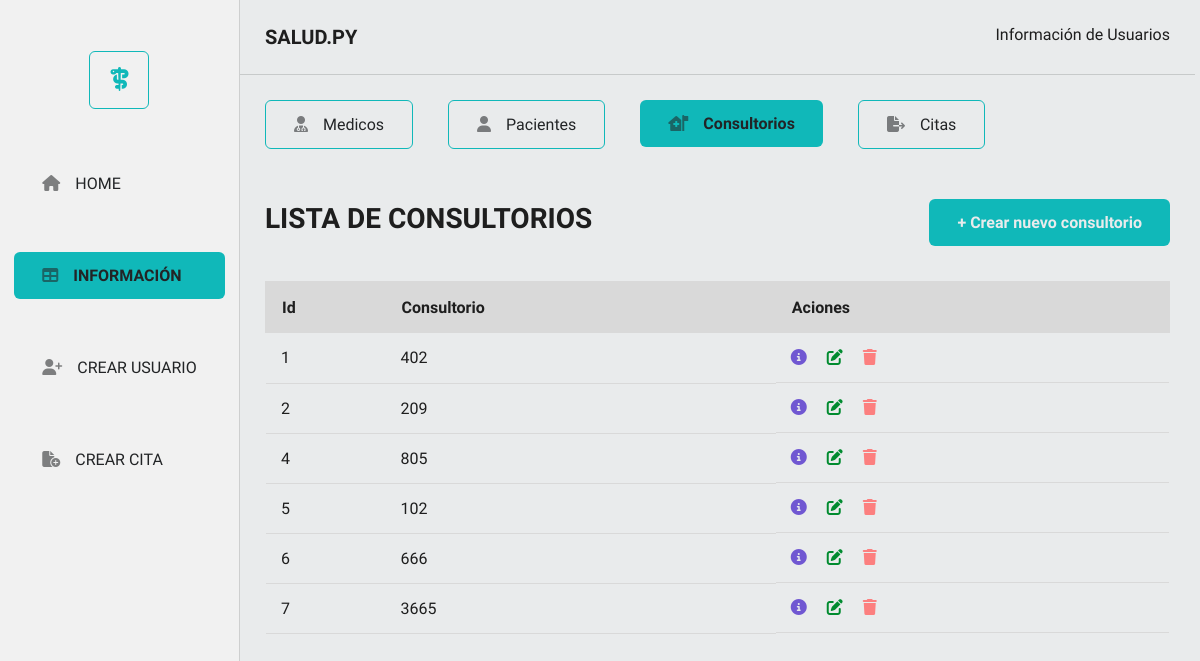
Screenshot of /consultorios with the database file from the repository.
### app/models.py (models this page shows)
class Consultorio(db.Model):
    __tablename__ = 'consultorios'
    id= db.Column(db.Integer, primary_key = True)
    numero = db.Column(db.Integer)
    citas = db.relationship("Cita" , backref = "consultorio" )

### app/routes.py (the view)
@app.route('/consultorios')
def get_all_consultorios():
    consultorios = Consultorio.query.all()
    return render_template('consultorios/consultorios.html', consultorios = consultorios )

### app/templates/consultorios/consultorios.html (shortened to what this page needs)
<!DOCTYPE html>
<html lang="en">
  <head>
    <link rel="stylesheet" href="{{ url_for('static', filename='styles.css' )}}">
    <link rel="stylesheet" href="{{ url_for('static', filename='navs/menuLeft.css')}}">
    <link rel="stylesheet" href="{{ url_for('static', filename = 'info/infoUser.css')}}">
    <link rel="stylesheet" href="{{ url_for('static', filename = 'modals/messages.css') }}">
  </head>
  <body>
    <section class="sectionHomeTable">
      <section class="navLeft">
        <div class="logoNav"><span><i class="fa-solid fa-staff-snake"></i></span></div>
        <div class="navMenuLeft">
          <ul>
            <li><a class="botonLineNone" href="http://127.0.0.1:5000/"><span><i class="fa-solid fa-house"></i></span>HOME</a></li>
            <li><a class="botonPrimary" href="http://127.0.0.1:5000/medicos"><span><i class="fa-solid fa-table"></i></span>INFORMACIÓN</a></li>
            <li><a class="botonLineNone" href="http://127.0.0.1:5000/medicos/create"><span><i class="fa-solid fa-user-plus"></i></span>CREAR USUARIO</a></li>
            <li><a class="botonLineNone" href="http://127.0.0.1:5000/citas/create"><span><i class="fa-solid fa-file-circle-plus"></i></span>CREAR CITA</a></li>
          </ul>
        </div>
      </section>
      <section class="contenidoRight">
        <nav>
          <div class="headerRight">
            <h3>SALUD.PY</h3>
            <p>Información de Usuarios</p>
          </div>
          <div class="navInfoRight">
            <ul>
              <li><a class="botonLine" href="http://127.0.0.1:5000/medicos"><span><i class="fa-solid fa-user-doctor"></i></span>Medicos</a> </li>
              <li><a class="botonLine" href="http://127.0.0.1:5000/pacientes"><span><i class="fa-solid fa-user"></i></span> Pacientes </a></li>
              <li><a class="botonPrimary" href="http://127.0.0.1:5000/consultorios"><span><i class="fa-solid fa-house-medical-flag"></i></span>Consultorios </a></li>
              <li><a class="botonLine" href="http://127.0.0.1:5000/citas"><span><i class="fa-solid fa-file-export"></i></span>Citas</a></li>
            </ul>
          </div>
        </nav>
        <section class="containerRight">
          <div class="navHeaderTable">
            <h3 class="titleTable">LISTA DE CONSULTORIOS</h3>
            <a class="botonPrimary" href="http://127.0.0.1:5000/consultorios/create">+ Crear nuevo consultorio</a>
          </div>
          <article>
            <table class="table">
              <thead class="tableTitle">
                <tr>
                  <th>Id</th>
                  <th>Consultorio</th>
                  <th>Aciones</th>
                </tr>
              </thead>
              <tbody>
                {% for consultorio in consultorios %}
                <tr>
                  <td>{{ consultorio.id}}</td>
                  <td>{{ consultorio.numero }}</td>
                  <td class="accionIcon">
                    <a class="iconInfo" href="/consultorios/{{ consultorio.id }}"><i class="fa-solid fa-circle-info"></i></a>
                    <a class="iconUpdate" href="/consultorios/update/{{ consultorio.id}}"><i class="fa-solid fa-pen-to-square"></i></a>
                    <a class="iconDelete" href="/consultorios/delete/{{ consultorio.id }}"><i class="fa-solid fa-trash"></i></a>
                  </td>
                </tr>
                {% endfor %}
              </tbody>
            </table>
          </article>
        </section>
      </section>
    </section>
  </body>
</html>

### app/static/styles.css (style rules this page uses)
:root { --font-family-style : "Sarabun", sans-serif; --color-primary: #E9EBEC; --color-secundary: #10B8B9; --color-font : #1E1E1E; --color-font-text: #222426; --color-bg-secondary: #f1f1f1; --color-extra-bg: #D9D9D9; --color-extra-rgba: rgba(34, 36, 38, 0.17); --color-icon-rgba:rgba(34, 36, 38, 0.56); --color-delete: #FC7F7F; --color-upgrade:#008B2F; --color-details:#7057D2; --linea-color: 1px solid var(--color-extra-rgba); --border-butom: 1px solid var(--color-secundary); }
* { margin: 0; padding: 0; box-sizing: border-box; }
body { background-color: var(--color-primary); font-family: var(--font-family-style); color: var(--color-font); }
.sectionHomeTable { display: flex; }
.botonPrimary { display: flex; gap: 15px; align-items: center; border-radius: 6px; padding: 14px 28px; background-color: var(--color-secundary); text-decoration: none; color: var(--color-primary); font-weight: 600; border: none; }
.botonLine { display: flex; gap: 15px; align-items: center; border-radius: 6px; padding: 14px 28px; border: 1px solid var(--color-secundary); }
.botonLineNone { display: flex; gap: 15px; align-items: center; border-radius: 6px; padding: 14px 28px; }
.contenidoRight { width: 100%; padding-right: 35px; }
.headerRight { padding: 25px; display: flex; justify-content: space-between; border-bottom: var(--linea-color); }
.headerRight h3 { font-size: 1.25rem; font-weight: 600; }
@media (max-width: 1240px) { .contenidoRight { padding-right: 5px; } }

### app/static/navs/menuLeft.css (style rules this page uses)
:root { --color-primary: #E9EBEC; --color-secundary: #10B8B9; --color-font : #1E1E1E; --color-font-text: #222426; --color-bg-secondary: #f1f1f1; --color-extra-bg: #D9D9D9; --color-delete: #FC7F7F; --color-upgrade:#008B2F; --color-details:#7057D2; --color-extra-rgba: rgba(34, 36, 38, 0.17); --color-icon-rgba:rgba(34, 36, 38, 0.56); --linea-color: 1px solid var(--color-extra-rgba); --border-butom: 1px solid var(--color-secundary); }
.navLeft { height: 100vh; width: 20%; border-right: var(--linea-color); background: var(--color-bg-secondary); }
.logoNav { height: 20vh; display: flex; align-items: center; justify-content: center; }
.logoNav span { font-size: 1.5rem; border: var(--border-butom); padding: 14px 20px; border-radius: 6px; color: var(--color-secundary); }
.navMenuLeft { display: flex; justify-content: center; align-items: center; }
.navMenuLeft ul { list-style-type: none; display: flex; flex-direction: column; gap: 45px; }
.navLeft ul li a { text-decoration: none; color: var(--color-font-text); }
.navLeft ul li a span { color: var(--color-icon-rgba); }
@media (max-width: 1240px) { .navLeft { width: 25%; } }

### app/static/info/infoUser.css (style rules this page uses)
:root { --color-primary: #E9EBEC; --color-secundary: #10B8B9; --color-font : #1E1E1E; --color-font-text: #222426; --color-bg-secondary: #f1f1f1; --color-extra-bg: #D9D9D9; --color-delete: #FC7F7F; --color-upgrade:#008B2F; --color-details:#7057D2; --color-extra-rgba: rgba(34, 36, 38, 0.17); --color-icon-rgba:rgba(34, 36, 38, 0.56); --linea-color: 1px solid var(--color-extra-rgba); --border-butom: 1px solid var(--color-secundary); }
.navInfoRight { padding: 25px; }
.navInfoRight ul { display: flex; list-style-type: none; gap: 35px; }
.navInfoRight ul li a { text-decoration: none; color: var(--color-font-text); }
.navInfoRight ul li a span { color: var(--color-icon-rgba); }
.containerRight { padding: 25px; }
.navHeaderTable { display: flex; justify-content: space-between; align-items: baseline; margin-bottom: 35px; }
.navHeaderTable h3 { font-size: 1.75rem; }
.table { width: 100%; border-collapse: collapse; }
.tableTitle { height: 50px; text-align: left; border-radius: 6px; align-items: baseline; }
.tableTitle tr { background-color: var(--color-extra-bg); border-color: none; margin-left: 15px; }
.tableTitle th { border: 2px solid var(--color-extra-bg); padding-left: 15px; }
.table td { height: 50px; border-bottom: 1px solid var(--color-extra-bg); padding-left: 15px; }
.accionIcon { display: flex; gap: 20px; align-items: center; }
.iconInfo { color: var(--color-details); }
.iconUpdate { color: var(--color-upgrade); }
.iconDelete { color: var(--color-delete); }

### rows the page displays
Consultorio: id "1", numero "402"
Consultorio: id "2", numero "209"
Consultorio: id "4", numero "805"
Consultorio: id "5", numero "102"
Consultorio: id "6", numero "666"
Consultorio: id "7", numero "3665"
